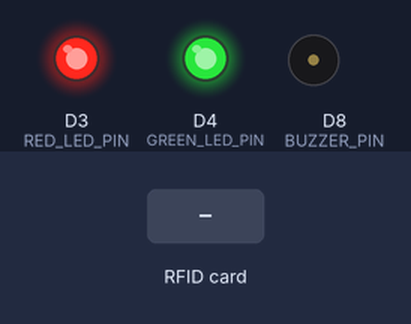
This sketch was run on a simulated ESP8266 (NodeMCU). On the bench: output pins drawn as LEDs (lit = HIGH), buzzer (waves = sounding, pin HIGH). The inputs (shaded band) are chosen by the test bench. WiFi joins after 1.5 s; servers stay silent unless stated; uploads are accepted with an empty reply; what the sketch prints to the serial monitor is not drawn.

Above: at 0.7 s.
At 3.1 s:
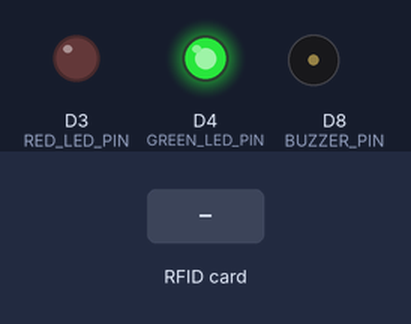
3.2 s: RFID card 5E 7A 19 C4 held to the reader
At 4.0 s:
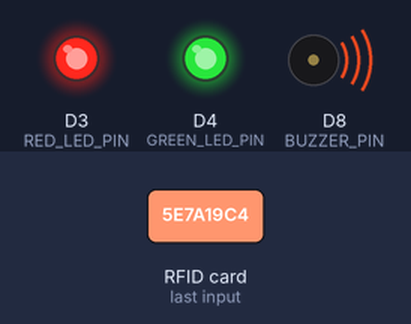
Timing chart, 0 to 6.2 s (numbered marks = the images above; inputs shaded):
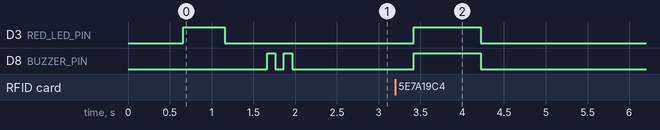

Measured:
- after the input at 3.2 s, D3 (RED_LED_PIN), D8 (BUZZER_PIN): LOW → HIGH after 0.22 s, → LOW 0.80 s later

The sketch:

ESP8266_RFID_Attendance.ino
```cpp
/*
 * =====================================================================================
 * Smart School RFID Attendance System ESP8266 Sketch
 * Hardware Required:
 * - ESP8266 (NodeMCU) Board
 * - MFRC522 RFID Reader
 * - Active Buzzer & LED for audio/visual feedback (optional)
 *
 * MFRC522 NodeMCU Wiring Reference:
 * ---------------------------------------------------
 * MFRC522 Pin  | NodeMCU Pin | Pin Label
 * -------------|-------------|-----------------------
 * SDA (SS)     | D2          | GPIO4 (configurable SS)
 * SCK          | D5          | GPIO14 (SPI SCK)
 * MOSI         | D7          | GPIO13 (SPI MOSI)
 * MISO         | D6          | GPIO12 (SPI MISO)
 * IRQ          | None        | Not connected
 * GND          | GND         | GND
 * RST          | D1          | GPIO5 (configurable RST)
 * 3.3V         | 3.3V        | 3.3V (Do not connect to 5V!)
 *
 * Feedback Components:
 * - BUZZER Pin | D8          | GPIO15
 * - GREEN LED  | D4          | GPIO2 (Onboard LED on most boards, active LOW)
 * - RED LED    | D3          | GPIO0
 * =====================================================================================
 */

#include <ESP8266WiFi.h>
#include <ESP8266HTTPClient.h>
#include <SPI.h>
#include <MFRC522.h>
#include <WiFiClient.h>

// --------------------------------------------------
// CONFIGURATION: Customize these for your environment
// --------------------------------------------------
const char* ssid = "Airtel_Koushik";          // Your WiFi Network SSID
const char* password = "1011110@Me";  // Your WiFi Network Password

// Your Smart School Domain URL (No trailing slash)
// E.g., "http://yourdomain.com" or local IP "http://192.168.1.100/smart_school_src"
const char* serverUrl = "http://192.168.1.11/smart_school_src/Rfid/scan";

// Secret token configured in the Admin Panel -> RFID Devices
const char* deviceToken = "YOUR_SECURE_DEVICE_TOKEN";

// Hardware Pins Configuration
#define SS_PIN D2
#define RST_PIN D1
#define BUZZER_PIN D8
#define GREEN_LED_PIN D4
#define RED_LED_PIN D3

MFRC522 mfrc522(SS_PIN, RST_PIN); // MFRC522 Instance

void setup() {
  Serial.begin(115200);
  delay(100);
  Serial.println("\n\n========================================");
  Serial.println("Smart School RFID Attendance System Starting...");
  Serial.println("========================================");

  // Initialize Pin Modes
  pinMode(BUZZER_PIN, OUTPUT);
  pinMode(GREEN_LED_PIN, OUTPUT);
  pinMode(RED_LED_PIN, OUTPUT);

  // Set default output state (LEDs off, Buzzer off)
  digitalWrite(BUZZER_PIN, LOW);
  digitalWrite(GREEN_LED_PIN, HIGH); // Active LOW on NodeMCU
  digitalWrite(RED_LED_PIN, LOW);

  // Initialize SPI & RFID Card Reader
  SPI.begin();
  mfrc522.PCD_Init();
  Serial.println("MFRC522 Card Reader Initialized successfully.");

  // Connect to WiFi network
  connectToWiFi();
}

void loop() {
  // Enforce WiFi connection
  if (WiFi.status() != WL_CONNECTED) {
    connectToWiFi();
    return;
  }

  // Look for new RFID cards
  if (!mfrc522.PICC_IsNewCardPresent()) {
    return;
  }

  // Select one of the RFID cards
  if (!mfrc522.PICC_ReadCardSerial()) {
    return;
  }

  // Read card UID and convert to a continuous hex string
  String cardUid = "";
  for (byte i = 0; i < mfrc522.uid.size; i++) {
    cardUid += String(mfrc522.uid.uidByte[i] < 0x10 ? "0" : "");
    cardUid += String(mfrc522.uid.uidByte[i], HEX);
  }
  cardUid.toUpperCase();

  Serial.println("\n----------------------------------------");
  Serial.print("RFID Card Scanned! UID: ");
  Serial.println(cardUid);

  // Send the scan request to the server
  sendScanData(cardUid);

  // Halt card to prevent duplicate readings in a single scan action
  mfrc522.PICC_HaltA();
  delay(1500); // 1.5 seconds cooldown between scans
}

void connectToWiFi() {
  Serial.print("Connecting to WiFi Network: ");
  Serial.println(ssid);

  WiFi.begin(ssid, password);

  int attempts = 0;
  while (WiFi.status() != WL_CONNECTED && attempts < 30) {
    delay(500);
    Serial.print(".");
    attempts++;

    // Quick flash red LED during connection attempts
    digitalWrite(RED_LED_PIN, !digitalRead(RED_LED_PIN));
  }

  if (WiFi.status() == WL_CONNECTED) {
    digitalWrite(RED_LED_PIN, LOW); // Off
    Serial.println("\nWiFi Connected successfully!");
    Serial.print("IP Address: ");
    Serial.println(WiFi.localIP());
    Serial.print("Device MAC Address (UID): ");
    Serial.println(WiFi.macAddress());

    // Success audio tone (2 quick beeps)
    beep(100, 2);
  } else {
    Serial.println("\nWiFi connection failed! Retrying in loop...");
    digitalWrite(RED_LED_PIN, HIGH); // Steady RED for WiFi error
  }
}

void sendScanData(String cardUid) {
  WiFiClient client;
  HTTPClient http;

  Serial.print("Sending card to API: ");
  Serial.println(serverUrl);

  http.begin(client, serverUrl);
  http.addHeader("Content-Type", "application/json");

  // Construct request JSON payload
  // Uses physical MAC Address as device_uid dynamically
  String deviceMac = WiFi.macAddress();
  String jsonPayload = "{\"device_uid\":\"" + deviceMac +
                       "\",\"device_token\":\"" + String(deviceToken) +
                       "\",\"rfid_uid\":\"" + cardUid + "\"}";

  Serial.print("Request Payload: ");
  Serial.println(jsonPayload);

  int httpCode = http.POST(jsonPayload);

  if (httpCode > 0) {
    String response = http.getString();
    Serial.print("HTTP Status Code: ");
    Serial.println(httpCode);
    Serial.print("Server Response: ");
    Serial.println(response);

    if (httpCode == 200) {
      handleServerResponse(response);
    } else {
      triggerErrorFeedback();
    }
  } else {
    Serial.print("Connection Error: ");
    Serial.println(http.errorToString(httpCode).c_str());
    triggerErrorFeedback();
  }

  http.end();
}

void handleServerResponse(String jsonResponse) {
  // Simple JSON parsing to determine outcome without external heavy library dependencies
  if (jsonResponse.indexOf("\"status\":\"check_in\"") > 0) {
    Serial.println("Scan Success: Staff Checked In!");

    // Green feedback, single long beep
    digitalWrite(GREEN_LED_PIN, LOW); // On (active low)
    digitalWrite(BUZZER_PIN, HIGH);
    delay(500);
    digitalWrite(GREEN_LED_PIN, HIGH); // Off
    digitalWrite(BUZZER_PIN, LOW);
  }
  else if (jsonResponse.indexOf("\"status\":\"check_out\"") > 0) {
    Serial.println("Scan Success: Staff Checked Out!");

    // Green feedback, 2 distinct beeps
    digitalWrite(GREEN_LED_PIN, LOW); // On (active low)
    beep(150, 2);
    digitalWrite(GREEN_LED_PIN, HIGH); // Off
  }
  else if (jsonResponse.indexOf("\"status\":\"duplicate\"") > 0) {
    Serial.println("Scan Ignored: Attendance already fully marked today!");

    // Amber/Yellow feedback: 3 rapid warning beeps
    beep(80, 3);
  }
  else {
    // Other error statuses (invalid card, unauthorized device etc.)
    Serial.println("Scan Rejected: Access Denied!");
    triggerErrorFeedback();
  }
}

void triggerErrorFeedback() {
  // Steady red light and 1 continuous long alarm beep
  digitalWrite(RED_LED_PIN, HIGH);
  digitalWrite(BUZZER_PIN, HIGH);
  delay(800);
  digitalWrite(RED_LED_PIN, LOW);
  digitalWrite(BUZZER_PIN, LOW);
}

void beep(int duration, int count) {
  for (int i = 0; i < count; i++) {
    digitalWrite(BUZZER_PIN, HIGH);
    delay(duration);
    digitalWrite(BUZZER_PIN, LOW);
    if (i < count - 1) {
      delay(duration); // Interval
    }
  }
}
```
